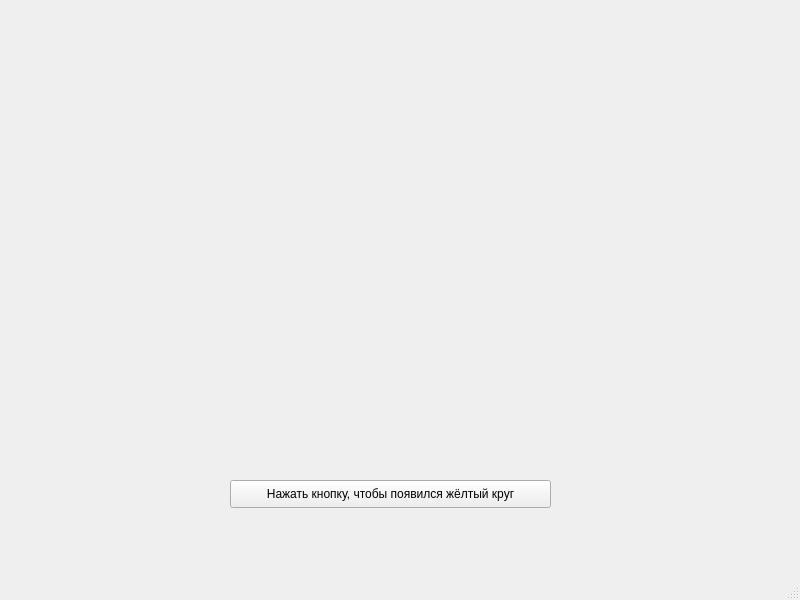
<?xml version="1.0" encoding="UTF-8"?>
<ui version="4.0">
 <class>MainWindow</class>
 <widget class="QMainWindow" name="MainWindow">
  <property name="geometry">
   <rect>
    <x>0</x>
    <y>0</y>
    <width>800</width>
    <height>600</height>
   </rect>
  </property>
  <property name="windowTitle">
   <string>MainWindow</string>
  </property>
  <widget class="QWidget" name="centralwidget">
   <widget class="QPushButton" name="pushButton">
    <property name="geometry">
     <rect>
      <x>230</x>
      <y>480</y>
      <width>321</width>
      <height>28</height>
     </rect>
    </property>
    <property name="text">
     <string>Нажать кнопку, чтобы появился жёлтый круг</string>
    </property>
   </widget>
  </widget>
  <widget class="QMenuBar" name="menubar">
   <property name="geometry">
    <rect>
     <x>0</x>
     <y>0</y>
     <width>800</width>
     <height>26</height>
    </rect>
   </property>
  </widget>
  <widget class="QStatusBar" name="statusbar"/>
 </widget>
 <resources/>
 <connections/>
</ui>
